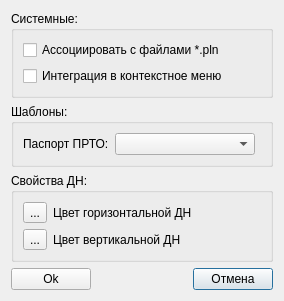
<?xml version="1.0" encoding="UTF-8"?>
<ui version="4.0">
 <class>DialogPreferens</class>
 <widget class="QDialog" name="DialogPreferens">
  <property name="geometry">
   <rect>
    <x>0</x>
    <y>0</y>
    <width>284</width>
    <height>248</height>
   </rect>
  </property>
  <property name="sizePolicy">
   <sizepolicy hsizetype="Fixed" vsizetype="Fixed">
    <horstretch>0</horstretch>
    <verstretch>0</verstretch>
   </sizepolicy>
  </property>
  <property name="maximumSize">
   <size>
    <width>284</width>
    <height>248</height>
   </size>
  </property>
  <property name="windowTitle">
   <string>Настройки</string>
  </property>
  <property name="windowIcon">
   <iconset resource="../../resourse.qrc">
    <normaloff>:/resourse/default/configure.png</normaloff>:/resourse/default/configure.png</iconset>
  </property>
  <layout class="QGridLayout" name="gridLayout">
   <item row="2" column="0" colspan="3">
    <widget class="QGroupBox" name="groupBox">
     <property name="title">
      <string>Свойства ДН:</string>
     </property>
     <layout class="QGridLayout" name="gridLayout_2">
      <item row="1" column="2">
       <widget class="QLabel" name="label_2">
        <property name="text">
         <string>Цвет вертикальной ДН</string>
        </property>
       </widget>
      </item>
      <item row="0" column="0">
       <widget class="QToolButton" name="toolButton_ColorHorizDN">
        <property name="text">
         <string>...</string>
        </property>
       </widget>
      </item>
      <item row="1" column="0">
       <widget class="QToolButton" name="toolButton_ColorVertDN">
        <property name="text">
         <string>...</string>
        </property>
       </widget>
      </item>
      <item row="0" column="2">
       <widget class="QLabel" name="label">
        <property name="text">
         <string>Цвет горизонтальной ДН</string>
        </property>
       </widget>
      </item>
     </layout>
    </widget>
   </item>
   <item row="0" column="0" colspan="3">
    <widget class="QGroupBox" name="groupBox_2">
     <property name="title">
      <string>Системные:</string>
     </property>
     <layout class="QGridLayout" name="gridLayout_4">
      <item row="0" column="0">
       <widget class="QCheckBox" name="checkBox_fileAssociation">
        <property name="text">
         <string>Ассоциировать с файлами *.pln</string>
        </property>
       </widget>
      </item>
      <item row="1" column="0">
       <widget class="QCheckBox" name="checkBox_ContextMenu">
        <property name="text">
         <string>Интеграция в контекстное меню</string>
        </property>
       </widget>
      </item>
     </layout>
    </widget>
   </item>
   <item row="4" column="2">
    <widget class="QPushButton" name="pushButton_Cancel">
     <property name="text">
      <string>Отмена</string>
     </property>
    </widget>
   </item>
   <item row="4" column="1">
    <spacer name="horizontalSpacer">
     <property name="orientation">
      <enum>Qt::Horizontal</enum>
     </property>
     <property name="sizeHint" stdset="0">
      <size>
       <width>104</width>
       <height>20</height>
      </size>
     </property>
    </spacer>
   </item>
   <item row="4" column="0">
    <widget class="QPushButton" name="pushButton_Ok">
     <property name="autoFillBackground">
      <bool>false</bool>
     </property>
     <property name="styleSheet">
      <string notr="true"/>
     </property>
     <property name="text">
      <string>Ok</string>
     </property>
    </widget>
   </item>
   <item row="1" column="0" colspan="3">
    <widget class="QGroupBox" name="groupBox_3">
     <property name="title">
      <string>Шаблоны:</string>
     </property>
     <layout class="QGridLayout" name="gridLayout_3">
      <item row="0" column="0">
       <widget class="QLabel" name="label_3">
        <property name="text">
         <string>Паспорт ПРТО:</string>
        </property>
       </widget>
      </item>
      <item row="0" column="1">
       <widget class="QComboBox" name="comboBox_Template">
        <property name="minimumSize">
         <size>
          <width>140</width>
          <height>0</height>
         </size>
        </property>
       </widget>
      </item>
      <item row="0" column="2">
       <spacer name="horizontalSpacer_2">
        <property name="orientation">
         <enum>Qt::Horizontal</enum>
        </property>
        <property name="sizeHint" stdset="0">
         <size>
          <width>40</width>
          <height>20</height>
         </size>
        </property>
       </spacer>
      </item>
     </layout>
    </widget>
   </item>
  </layout>
 </widget>
 <resources>
  <include location="../../resourse.qrc"/>
  <include location="../../resourse.qrc"/>
 </resources>
 <connections/>
</ui>
